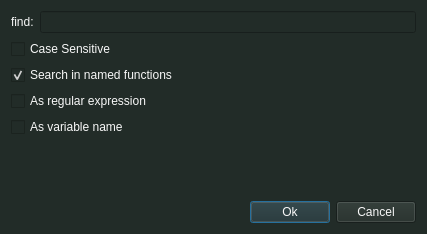
<?xml version="1.0" encoding="UTF-8"?>
<ui version="4.0">
 <class>FindTextDialog</class>
 <widget class="QDialog" name="FindTextDialog">
  <property name="windowModality">
   <enum>Qt::WindowModal</enum>
  </property>
  <property name="geometry">
   <rect>
    <x>0</x>
    <y>0</y>
    <width>427</width>
    <height>234</height>
   </rect>
  </property>
  <property name="windowTitle">
   <string>Find text</string>
  </property>
  <property name="styleSheet">
   <string notr="true">background-color: rgb(34, 44, 40);
color: rgb(248, 248, 248);</string>
  </property>
  <layout class="QVBoxLayout" name="verticalLayout">
   <item>
    <layout class="QHBoxLayout" name="horizontalLayout_2">
     <item>
      <widget class="QLabel" name="label">
       <property name="text">
        <string>find:</string>
       </property>
      </widget>
     </item>
     <item>
      <widget class="QLineEdit" name="text_edit"/>
     </item>
    </layout>
   </item>
   <item>
    <widget class="QCheckBox" name="case_sensitive_cbox">
     <property name="text">
      <string>Case Sensitive</string>
     </property>
    </widget>
   </item>
   <item>
    <widget class="QCheckBox" name="only_named_functions">
     <property name="text">
      <string>Search in named functions</string>
     </property>
     <property name="checked">
      <bool>true</bool>
     </property>
    </widget>
   </item>
   <item>
    <widget class="QCheckBox" name="regex_cbox">
     <property name="text">
      <string>As regular expression</string>
     </property>
    </widget>
   </item>
   <item>
    <widget class="QCheckBox" name="varname_cbox">
     <property name="text">
      <string>As variable name</string>
     </property>
    </widget>
   </item>
   <item>
    <spacer name="verticalSpacer">
     <property name="orientation">
      <enum>Qt::Vertical</enum>
     </property>
     <property name="sizeHint" stdset="0">
      <size>
       <width>20</width>
       <height>12</height>
      </size>
     </property>
    </spacer>
   </item>
   <item>
    <layout class="QHBoxLayout" name="horizontalLayout">
     <item>
      <spacer name="horizontalSpacer">
       <property name="orientation">
        <enum>Qt::Horizontal</enum>
       </property>
       <property name="sizeHint" stdset="0">
        <size>
         <width>40</width>
         <height>20</height>
        </size>
       </property>
      </spacer>
     </item>
     <item>
      <widget class="QPushButton" name="ok_btn">
       <property name="text">
        <string>Ok</string>
       </property>
      </widget>
     </item>
     <item>
      <widget class="QPushButton" name="cancel_btn">
       <property name="text">
        <string>Cancel</string>
       </property>
      </widget>
     </item>
    </layout>
   </item>
  </layout>
 </widget>
 <resources/>
 <connections/>
</ui>
